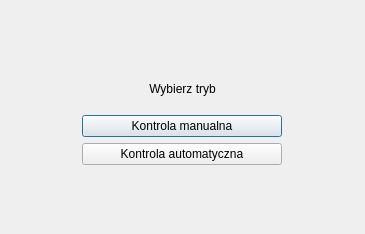
<?xml version="1.0" encoding="UTF-8"?>
<ui version="4.0">
 <class>Dialog</class>
 <widget class="QDialog" name="Dialog">
  <property name="geometry">
   <rect>
    <x>0</x>
    <y>0</y>
    <width>365</width>
    <height>234</height>
   </rect>
  </property>
  <property name="windowTitle">
   <string>Wybór trybu</string>
  </property>
  <layout class="QGridLayout" name="gridLayout">
   <item row="0" column="0">
    <layout class="QVBoxLayout" name="verticalLayout">
     <item>
      <widget class="QLabel" name="chooseModeLabel">
       <property name="maximumSize">
        <size>
         <width>16777215</width>
         <height>40</height>
        </size>
       </property>
       <property name="text">
        <string>Wybierz tryb</string>
       </property>
       <property name="alignment">
        <set>Qt::AlignCenter</set>
       </property>
      </widget>
     </item>
     <item alignment="Qt::AlignHCenter">
      <widget class="QPushButton" name="manualControlPushButton">
       <property name="minimumSize">
        <size>
         <width>200</width>
         <height>0</height>
        </size>
       </property>
       <property name="maximumSize">
        <size>
         <width>200</width>
         <height>16777215</height>
        </size>
       </property>
       <property name="text">
        <string>Kontrola manualna</string>
       </property>
      </widget>
     </item>
     <item alignment="Qt::AlignHCenter">
      <widget class="QPushButton" name="automaticControlPushButton">
       <property name="minimumSize">
        <size>
         <width>200</width>
         <height>0</height>
        </size>
       </property>
       <property name="maximumSize">
        <size>
         <width>200</width>
         <height>16777215</height>
        </size>
       </property>
       <property name="text">
        <string>Kontrola automatyczna</string>
       </property>
      </widget>
     </item>
    </layout>
   </item>
  </layout>
 </widget>
 <resources/>
 <connections/>
</ui>
